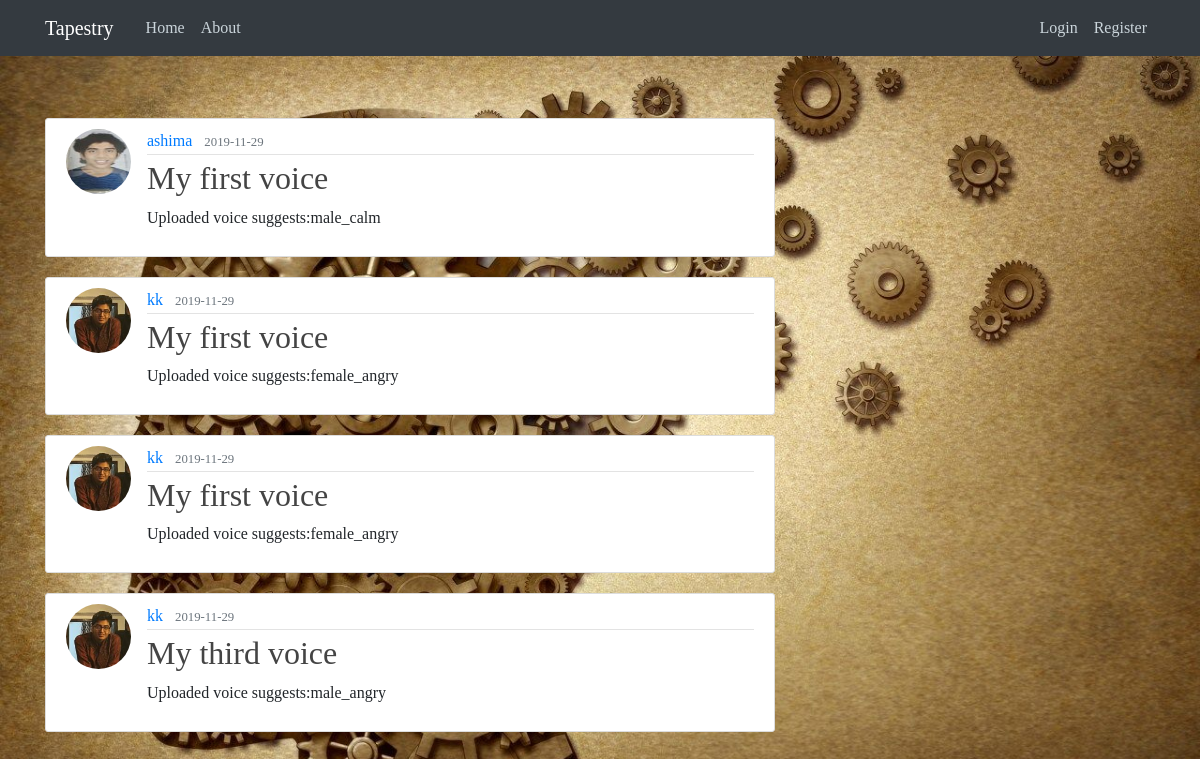
The page /home on the database its author committed.
### flaskblog/models.py (models this page shows, shortened)
class Post(db.Model):
    id = db.Column(db.Integer, primary_key=True)
    title = db.Column(db.String(100), nullable=False)
    date_posted = db.Column(db.DateTime, nullable=False, default=datetime.utcnow)
    content = db.Column(db.Text, nullable=False)
    voice=db.Column(db.String(50),nullable=False,default='default.wav')
    user_id = db.Column(db.Integer, db.ForeignKey('user.id'), nullable=False)

class User(db.Model,UserMixin):
    id = db.Column(db.Integer, primary_key=True)
    username = db.Column(db.String(20), unique=True, nullable=False)
    email = db.Column(db.String(120), unique=True, nullable=False)
    image_file = db.Column(db.String(20), nullable=False, default='default.jpg')
    password = db.Column(db.String(60), nullable=False)
    posts = db.relationship('Post', backref='author', lazy=True)

### flaskblog/routes.py (the view)
@app.route("/")
@app.route("/home")
def home():
    posts = Post.query.all()
    return render_template('home.html', posts=posts)

### flaskblog/templates/home.html
{% extends "layout.html" %}
{% block content %}
{% for post in posts %}
<article class="media content-section">
<img src="{{url_for('static',filename='profile_pics/'+post.author.image_file)}}" class="rounded-circle article-img">
  <div class="media-body">
    <div class="article-metadata">
      <a class="mr-2" href="#">{{ post.author.username }}</a>
      <small class="text-muted">{{ post.date_posted.strftime('%Y-%m-%d') }}</small>
    </div>
    <h2><a class="article-title" href="{{url_for('post',post_id=post.id)}}">{{ post.title }}</a></h2>
    <p class="article-content">{{ post.content }}</p>
  </div>
</article>
{% endfor %}
{% endblock content %}

### flaskblog/templates/layout.html (shortened to what this page needs)
<!DOCTYPE html>
<html>
<head>
    <link rel="stylesheet" href="https://maxcdn.bootstrapcdn.com/bootstrap/4.0.0/css/bootstrap.min.css">
    <link rel="stylesheet" href="https://cdnjs.cloudflare.com/ajax/libs/font-awesome/4.7.0/css/font-awesome.min.css">
    <link rel="stylesheet" type="text/css" href="{{ url_for('static', filename='aayo.css') }}">
</head>
<body >
    <header class="site-header">
      <nav class="navbar navbar-expand-md navbar-dark bg-dark fixed-top"   >
        <div class="container">
          <a class="navbar-brand mr-4" href="/">Tapestry</a>
          <div class="collapse navbar-collapse" id="navbarToggle">
            <div class="navbar-nav mr-auto">
              <a class="nav-item nav-link" href="{{ url_for('home') }}">Home</a>
              <a class="nav-item nav-link" href="{{ url_for('about') }}">About</a>
            </div>
            <div class="navbar-nav">
              {% if current_user.is_authenticated %}
                <a class="nav-item nav-link" href="{{ url_for('new_post') }}">New Post</a>
                <a class="nav-item nav-link" href="{{ url_for('account') }}">Account</a>
                <a class="nav-item nav-link" href="{{ url_for('logout') }}">Logout</a>
              {% else %}
                <a class="nav-item nav-link" href="{{ url_for('login') }}">Login</a>
                <a class="nav-item nav-link" href="{{ url_for('register') }}">Register</a>
              {% endif %}
            </div>
          </div>
        </div>
      </nav>
    </header>
    <main role="main" class="container">
      <div class="row">
        <div class="col-md-8">
          {% block content %}{% endblock %}
        </div>
      </div>
    </main>
</body>
</html>

### flaskblog/static/aayo.css (style rules this page uses)
body { background:#ffffff margin-top: 5rem; }
h1, h2, h3, h4, h5, h6 { color: #444444; }
.site-header .navbar-nav .nav-link { color: #cbd5db; }
.content-section { background: #ffffff; padding: 10px 20px; border: 1px solid #dddddd; border-radius: 3px; margin-bottom: 20px; }
.article-title { color: #444444; }
.article-content { white-space: pre-line; }
.article-img { height: 65px; width: 65px; margin-right: 16px; }
.article-metadata { padding-bottom: 1px; margin-bottom: 4px; border-bottom: 1px solid #e3e3e3 }
body { font-family: tahoma; height: 100vh; background-image: url("second.jpg"); background-size: cover; background-position: center; display: flex; align-items: center; }

### flaskblog/templates/layout.html (style rules this page uses)
body { padding-top: 70px; }

### rows shown on the page
Post: image_file (picture), author.username "ashima", date_posted "2019-11-29", title "My first voice", content "Uploaded voice suggests:male_calm"
Post: image_file (picture), author.username "kk", date_posted "2019-11-29", title "My first voice", content "Uploaded voice suggests:female_angry"
Post: image_file (picture), author.username "kk", date_posted "2019-11-29", title "My first voice", content "Uploaded voice suggests:female_angry"
Post: image_file (picture), author.username "kk", date_posted "2019-11-29", title "My third voice", content "Uploaded voice suggests:male_angry"
